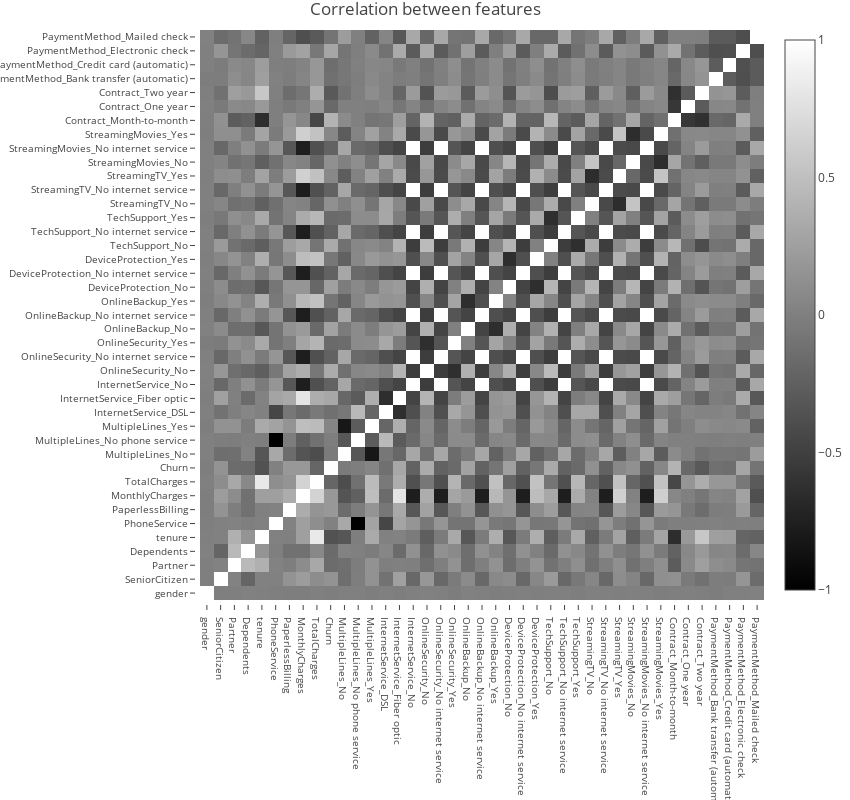

The code cell stored with this chart in its notebook:
### Code cell
cor_matrix = churn_heatMap.corr()
cor_array  = np.array(cor_matrix)
cor_var = list(churn_heatMap.columns)
data = [go.Heatmap(z=cor_array,x=cor_var,y=cor_var,colorscale='Greys')]
layout = go.Layout(
    title = "Correlation between features",
    autosize=False,
    width=850,
    height=800,
    margin=go.layout.Margin(
        l=200,
        r=0,
        b=200,
        t=30,
        pad=4
    ),
        yaxis = dict(tickfont = dict(size = 10)),
        xaxis = dict(tickfont = dict(size = 10))
)


fig = go.Figure(data,layout)
py.iplot(fig)

### Figure 1 — Plotly figure (JSON) as saved in the notebook; plotly's stock layout.template omitted (floating-point values rounded to 4 significant figures; data arrays with more than 128 entries replaced by an {"elided": "..."} marker saying what was removed)
{"data": [{"colorscale": "Greys", "type": "heatmap", "uid": "5c74ac78-c812-11e8-8485-b5bb9c6aa175", "x": ["gender", "SeniorCitizen", "Partner", "Dependents", "tenure", "PhoneService", "PaperlessBilling", "MonthlyCharges", "TotalCharges", "Churn", "MultipleLines_No", "MultipleLines_No phone service", "MultipleLines_Yes", "InternetService_DSL", "InternetService_Fiber optic", "InternetService_No", "OnlineSecurity_No", "OnlineSecurity_No internet service", "OnlineSecurity_Yes", "OnlineBackup_No", "OnlineBackup_No internet service", "OnlineBackup_Yes", "DeviceProtection_No", "DeviceProtection_No internet service", "DeviceProtection_Yes", "TechSupport_No", "TechSupport_No internet service", "TechSupport_Yes", "StreamingTV_No", "StreamingTV_No internet service", "StreamingTV_Yes", "StreamingMovies_No", "StreamingMovies_No internet service", "StreamingMovies_Yes", "Contract_Month-to-month", "Contract_One year", "Contract_Two year", "PaymentMethod_Bank transfer (automatic)", "PaymentMethod_Credit card (automatic)", "PaymentMethod_Electronic check", "PaymentMethod_Mailed check"], "y": ["gender", "SeniorCitizen", "Partner", "Dependents", "tenure", "PhoneService", "PaperlessBilling", "MonthlyCharges", "TotalCharges", "Churn", "MultipleLines_No", "MultipleLines_No phone service", "MultipleLines_Yes", "InternetService_DSL", "InternetService_Fiber optic", "InternetService_No", "OnlineSecurity_No", "OnlineSecurity_No internet service", "OnlineSecurity_Yes", "OnlineBackup_No", "OnlineBackup_No internet service", "OnlineBackup_Yes", "DeviceProtection_No", "DeviceProtection_No internet service", "DeviceProtection_Yes", "TechSupport_No", "TechSupport_No internet service", "TechSupport_Yes", "StreamingTV_No", "StreamingTV_No internet service", "StreamingTV_Yes", "StreamingMovies_No", "StreamingMovies_No internet service", "StreamingMovies_Yes", "Contract_Month-to-month", "Contract_One year", "Contract_Two year", "PaymentMethod_Bank transfer (automatic)", "PaymentMethod_Credit card (automatic)", "PaymentMethod_Electronic check", "PaymentMethod_Mailed check"], "z": {"elided": "41x41 float values"}}], "layout": {"autosize": false, "height": 800, "margin": {"b": 200, "l": 200, "pad": 4, "r": 0, "t": 30}, "title": "Correlation between features", "width": 850, "xaxis": {"tickfont": {"size": 10}}, "yaxis": {"tickfont": {"size": 10}}}}
